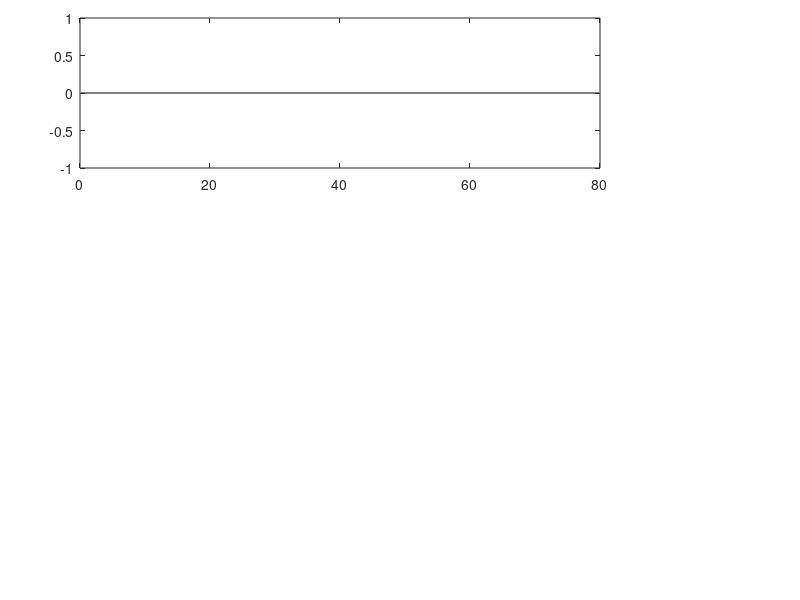

Here is the MATLAB script that generated this plot: (Note: this script raises an error after producing the figure.)

% Script to plot stacked histograms for number of bipolar pairs
% stratified by electrode type


data_root = getenv("BIPOLAR_DATA");
data_results = getenv("RESULTS");
%Grids/strips in blue, depths in red


% Create stacked histograms of elec distances by type

figure; set(gcf,'color','w','position',[100 100 1200 1000]);

pts = {'EC133', 'EC175', 'EC181', 'EC183', 'EC186', 'EC187', 'EC196', ...
    'EC219', 'EC220', 'EC221', 'EC222', 'EC131', 'EC143', 'EC157', 'EC162', 'EC168'}; % 16 patients used in analysis


skip_grids = {'EC181', 'EC220', 'EC162'}; % no subdural components
skip_depths = {};
skip_strips = {'EC181', 'EC220', 'EC162'}; % no subdural components


colors = [0.12 0.47 0.71;
    0.60 0.20 0.35;
    0.99 0.75 0.18;
    0.58 0.40 0.74;
    0.55 0.76 0.29;
    0.30 0.69 0.83;
    0.80 0.36 0.36;
    0.96 0.51 0.75;
    0.50 0.50 0.50;
    0.18 0.55 0.55;
    0.42 0.68 0.48;
    0.84 0.71 0.42;
    0.69 0.45 0.62;
    0.47 0.75 0.68;
    0.94 0.60 0.32;
    0.62 0.49 0.78];

electrode_types = {'grids', 'depths', 'strips'};
titles = {'Grid Electrodes', 'Depth Electrodes', 'Strip Electrodes'};
skip_lists = {skip_grids, skip_depths, skip_strips};

bin_edges = 0:1:80;
bin_centers = 0.5:1:79.5;

for e = 1:3

    subplot('Position', [0.1, 0.72 - (e-1)*0.3, 0.65, 0.25]);
    all_counts = zeros(length(bin_centers), length(pts));

    for p = 1:length(pts)

        if ismember(pts{p}, skip_lists{e})
            continue;
        end

        filename = [fullfile(data_results,['fix_' electrode_types{e} '_dist_tent_' pts{p} '.mat'])];

        if exist(filename, 'file')
            load(filename, 'distance');
            dists = distance(~isnan(distance) & distance > 0);
            counts = histcounts(dists, bin_edges);
            all_counts(:, p) = counts';
        end
    end

    h = bar(bin_centers, all_counts, 'stacked', 'EdgeColor', 'none', 'BarWidth', 1);

    for p = 1:length(pts)
        h(p).FaceColor = colors(p, :);
    end

    xlabel('Distance (mm)');
    ylabel('Counts');
    title(titles{e});
    xlim([0 80]);
    grid on;

end

legend_entries = {};

for p = 1:length(pts)
    legend_entries{p} = ['Pt. ' num2str(p)];
end

lgd = legend(h, legend_entries, 'Position', [0.78, 0.3, 0.15, 0.4]);

